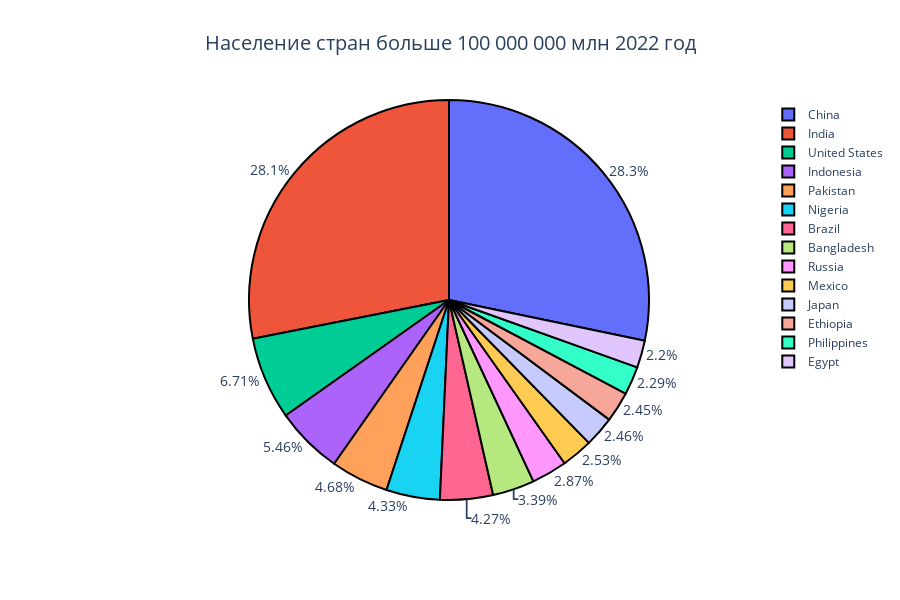

This figure's notebook cell:
### Markdown cell above
Построить круговую диаграмму (go.Pie), использовав данные и стиль
оформления из предыдущего графика. Сделать так, чтобы границы
каждой доли были выделены чёрной линией с толщиной, равной 2

### Code cell
pie_chart = px.pie(
    data.loc[data['2022 Population'] > 100000000],
    values='2022 Population', 
    names='Country',
    height=600,
    labels={
        'x':'Страна',
        'y':'Население'
    }
)
fig = go.Figure( pie_chart)
fig.update_traces(
    textfont_size=14,
    textposition='outside',
    marker=dict(line=dict(
        color='black',
        width=2
    ))
)
fig.update_layout(
    title_text='Население стран больше 100 000 000 млн 2022 год', 
    title_font_size=20,
    title_x=0.5,
    margin=dict(
        l=100,
        r=100,
        t=100,
        b=100
    ),
    xaxis_title_font_size=16,
    yaxis_title_font_size=16
    )
fig.show()

### Figure 1 — Plotly figure (JSON) as saved in the notebook; plotly's stock layout.template omitted (floating-point values rounded to 4 significant figures)
{"data": [{"domain": {"x": [0, 1], "y": [0, 1]}, "hovertemplate": "Country=%{label}<br>2022 Population=%{value}<extra></extra>", "labels": ["Bangladesh", "Brazil", "China", "Egypt", "Ethiopia", "India", "Indonesia", "Japan", "Mexico", "Nigeria", "Pakistan", "Philippines", "Russia", "United States"], "legendgroup": "", "marker": {"line": {"color": "black", "width": 2}}, "name": "", "showlegend": true, "textfont": {"size": 14}, "textposition": "outside", "type": "pie", "values": [171186372, 215313498, 1425887337, 110990103, 123379924, 1417173173, 275501339, 123951692, 127504125, 218541212, 235824862, 115559009, 144713314, 338289857]}], "layout": {"height": 600, "legend": {"tracegroupgap": 0}, "margin": {"b": 100, "l": 100, "r": 100, "t": 100}, "title": {"font": {"size": 20}, "text": "Население стран больше 100 000 000 млн 2022 год", "x": 0.5}, "xaxis": {"title": {"font": {"size": 16}}}, "yaxis": {"title": {"font": {"size": 16}}}}}
